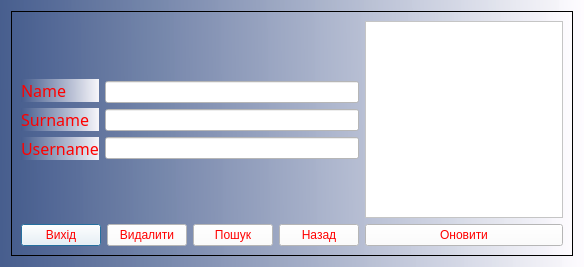
<?xml version="1.0" encoding="UTF-8"?>
<ui version="4.0">
 <class>Deluser</class>
 <widget class="QDialog" name="Deluser">
  <property name="geometry">
   <rect>
    <x>0</x>
    <y>0</y>
    <width>584</width>
    <height>267</height>
   </rect>
  </property>
  <property name="windowTitle">
   <string>Dialog</string>
  </property>
  <property name="styleSheet">
   <string notr="true">border-color: rgb(124, 255, 218);
background-color: qlineargradient(spread:reflect, x1:0, y1:0.488636, x2:1, y2:0.483, stop:0 rgba(71, 94, 142, 255), stop:1 rgba(254, 252, 255, 243));
/*background-color: qlineargradient(spread:reflect, x1:0, y1:1, x2:0.915254, y2:0.108, stop:0 rgba(71, 94, 142, 255), stop:1 rgba(255, 255, 255, 255));*/
/*background-color: qlineargradient(spread:pad, x1:0.0110455, y1:0.443, x2:0.988636, y2:0.449, stop:0.136364 rgba(71, 94, 142, 255), stop:1 rgba(255, 255, 255, 255));*/
/*background-color: qlineargradient(spread:pad, x1:0.0110455, y1:0.443, x2:0.988636, y2:0.449, stop:0.136364 rgba(111, 72, 72, 255), stop:1 rgba(255, 255, 255, 255));
*/
gridline-color: rgb(178, 255, 250);</string>
  </property>
  <layout class="QGridLayout" name="gridLayout">
   <item row="0" column="0">
    <widget class="QScrollArea" name="scrollArea">
     <property name="widgetResizable">
      <bool>true</bool>
     </property>
     <widget class="QWidget" name="scrollAreaWidgetContents">
      <property name="geometry">
       <rect>
        <x>0</x>
        <y>0</y>
        <width>564</width>
        <height>247</height>
       </rect>
      </property>
      <layout class="QGridLayout" name="gridLayout_3">
       <item row="0" column="0">
        <layout class="QGridLayout" name="gridLayout_2">
         <item row="2" column="0">
          <layout class="QHBoxLayout" name="horizontalLayout">
           <item>
            <widget class="QPushButton" name="pushButton">
             <property name="styleSheet">
              <string notr="true">
font: 75 12pt &quot;Segoe Script&quot;;
color:rgb(255, 0, 0);background :rgb(255, 255, 255);</string>
             </property>
             <property name="text">
              <string>Вихід</string>
             </property>
            </widget>
           </item>
           <item>
            <widget class="QPushButton" name="pushButton_deluser">
             <property name="styleSheet">
              <string notr="true">
font: 75 12pt &quot;Segoe Script&quot;;
color:rgb(255, 0, 0);background :rgb(255, 255, 255);</string>
             </property>
             <property name="text">
              <string>Видалити</string>
             </property>
            </widget>
           </item>
           <item>
            <widget class="QPushButton" name="pushButton_search_delus">
             <property name="styleSheet">
              <string notr="true">
font: 75 12pt &quot;Segoe Script&quot;;
color:rgb(255, 0, 0);background :rgb(255, 255, 255);</string>
             </property>
             <property name="text">
              <string>Пошук</string>
             </property>
            </widget>
           </item>
           <item>
            <widget class="QPushButton" name="pushButton_back_deluser">
             <property name="styleSheet">
              <string notr="true">
font: 75 12pt &quot;Segoe Script&quot;;
color:rgb(255, 0, 0);background :rgb(255, 255, 255);</string>
             </property>
             <property name="text">
              <string>Назад</string>
             </property>
            </widget>
           </item>
          </layout>
         </item>
         <item row="0" column="1">
          <widget class="QTableView" name="tableView">
           <property name="styleSheet">
            <string notr="true">background-color: rgb(255, 255, 255);</string>
           </property>
          </widget>
         </item>
         <item row="0" column="0">
          <layout class="QHBoxLayout" name="horizontalLayout_2">
           <item>
            <layout class="QVBoxLayout" name="verticalLayout_2">
             <item>
              <spacer name="verticalSpacer_3">
               <property name="orientation">
                <enum>Qt::Vertical</enum>
               </property>
               <property name="sizeHint" stdset="0">
                <size>
                 <width>20</width>
                 <height>40</height>
                </size>
               </property>
              </spacer>
             </item>
             <item>
              <widget class="QLabel" name="label_name_del">
               <property name="font">
                <font>
                 <family>Segoe Script</family>
                 <pointsize>12</pointsize>
                 <weight>9</weight>
                 <italic>false</italic>
                 <bold>false</bold>
                </font>
               </property>
               <property name="mouseTracking">
                <bool>false</bool>
               </property>
               <property name="styleSheet">
                <string notr="true">
font: 75 12pt &quot;Segoe Script&quot;;
color:rgb(255, 0, 0);</string>
               </property>
               <property name="text">
                <string>Name</string>
               </property>
              </widget>
             </item>
             <item>
              <widget class="QLabel" name="label_sur_del">
               <property name="font">
                <font>
                 <family>Segoe Script</family>
                 <pointsize>12</pointsize>
                 <weight>9</weight>
                 <italic>false</italic>
                 <bold>false</bold>
                </font>
               </property>
               <property name="mouseTracking">
                <bool>false</bool>
               </property>
               <property name="styleSheet">
                <string notr="true">
font: 75 12pt &quot;Segoe Script&quot;;
color:rgb(255, 0, 0);</string>
               </property>
               <property name="text">
                <string>Surname</string>
               </property>
              </widget>
             </item>
             <item>
              <widget class="QLabel" name="label_suer_del">
               <property name="font">
                <font>
                 <family>Segoe Script</family>
                 <pointsize>12</pointsize>
                 <weight>9</weight>
                 <italic>false</italic>
                 <bold>false</bold>
                </font>
               </property>
               <property name="styleSheet">
                <string notr="true">
font: 75 12pt &quot;Segoe Script&quot;;
color:rgb(255, 0, 0);</string>
               </property>
               <property name="text">
                <string>Username</string>
               </property>
              </widget>
             </item>
             <item>
              <spacer name="verticalSpacer_4">
               <property name="orientation">
                <enum>Qt::Vertical</enum>
               </property>
               <property name="sizeHint" stdset="0">
                <size>
                 <width>20</width>
                 <height>40</height>
                </size>
               </property>
              </spacer>
             </item>
            </layout>
           </item>
           <item>
            <layout class="QVBoxLayout" name="verticalLayout">
             <item>
              <spacer name="verticalSpacer_2">
               <property name="orientation">
                <enum>Qt::Vertical</enum>
               </property>
               <property name="sizeHint" stdset="0">
                <size>
                 <width>20</width>
                 <height>40</height>
                </size>
               </property>
              </spacer>
             </item>
             <item>
              <widget class="QLineEdit" name="lineEdit_name_del">
               <property name="styleSheet">
                <string notr="true">background-color: rgb(255, 255, 255);</string>
               </property>
              </widget>
             </item>
             <item>
              <widget class="QLineEdit" name="lineEdit_sur_del">
               <property name="styleSheet">
                <string notr="true">background-color: rgb(255, 255, 255);</string>
               </property>
              </widget>
             </item>
             <item>
              <widget class="QLineEdit" name="lineEdit_user_del">
               <property name="styleSheet">
                <string notr="true">background-color: rgb(255, 255, 255);</string>
               </property>
              </widget>
             </item>
             <item>
              <spacer name="verticalSpacer">
               <property name="orientation">
                <enum>Qt::Vertical</enum>
               </property>
               <property name="sizeHint" stdset="0">
                <size>
                 <width>20</width>
                 <height>40</height>
                </size>
               </property>
              </spacer>
             </item>
            </layout>
           </item>
          </layout>
         </item>
         <item row="2" column="1">
          <widget class="QPushButton" name="pushButton_update">
           <property name="styleSheet">
            <string notr="true">
font: 75 12pt &quot;Segoe Script&quot;;
color:rgb(255, 0, 0);background :rgb(255, 255, 255);</string>
           </property>
           <property name="text">
            <string>Оновити</string>
           </property>
          </widget>
         </item>
        </layout>
       </item>
      </layout>
     </widget>
    </widget>
   </item>
  </layout>
 </widget>
 <resources/>
 <connections/>
</ui>
